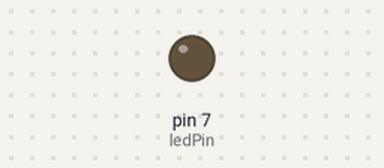
This sketch was run on a simulated Arduino Uno, built with avr-gcc and run on an emulated ATmega328P. Shown: output pins drawn as LEDs (lit = HIGH).

Above: at 1.4 s.
At 4.45 s:
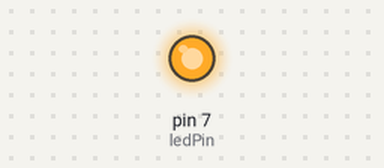
Timing chart, 0 to 4.8 s (numbered marks = the images above):
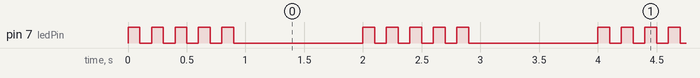

The sketch:

dimLight.ino
```cpp
// Pin number for the LED
const int ledPin = 7;

void setup() {
  // Set the LED pin as an output
  pinMode(ledPin, OUTPUT);
}

void loop() {
  // Turn the LED on (HIGH is the voltage level)
  int count = 5;

  for (size_t i = 0; i < count; i++){
    digitalWrite(ledPin, HIGH);
    // Wait for a second
    delay(100);
    // Turn the LED off by making the voltage LOW
    digitalWrite(ledPin, LOW);
    // Wait for a second
    delay(100);
  }

  delay(1000);
}
```

Measured:
- by itself, pin 7 (ledPin): repeats every 2.0 s: 4 × (LOW 0.10 s, HIGH 0.10 s), LOW 1.1 s, HIGH 0.10 s
- by itself, everything shown: repeats every 2.0 s, in 10 steps
